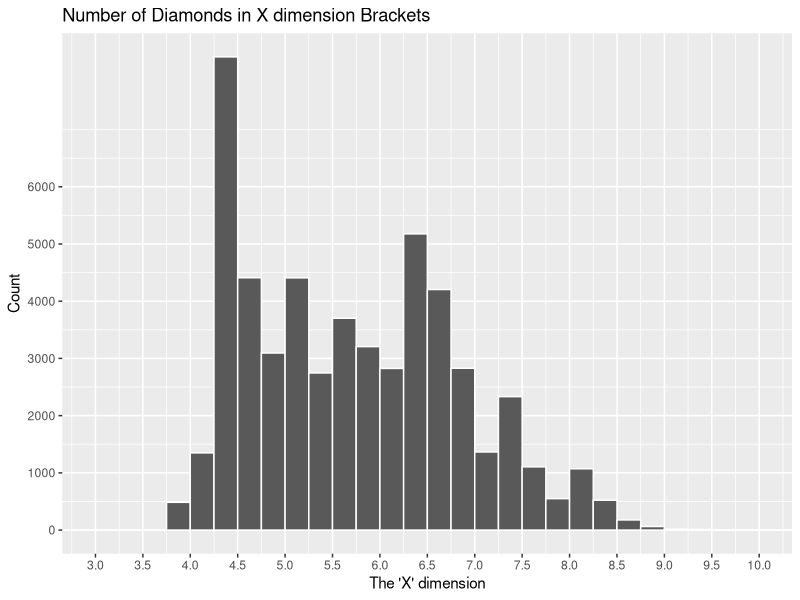
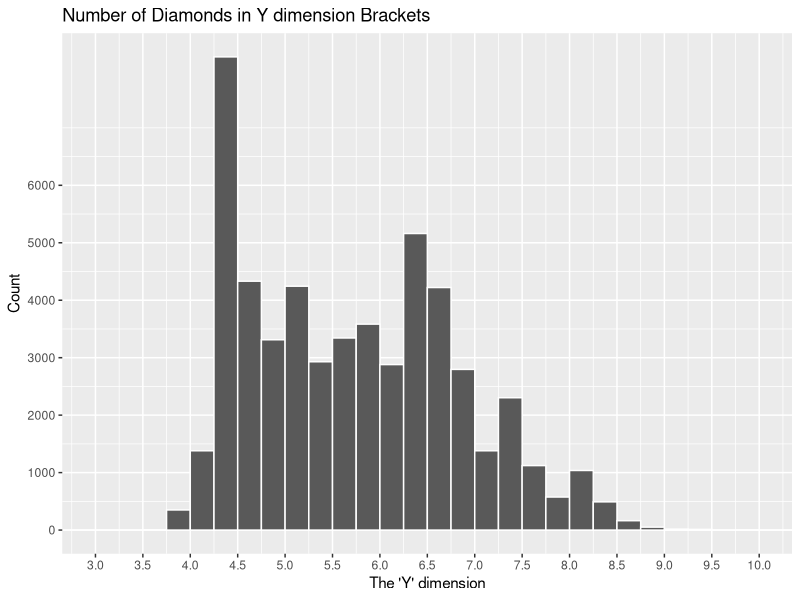
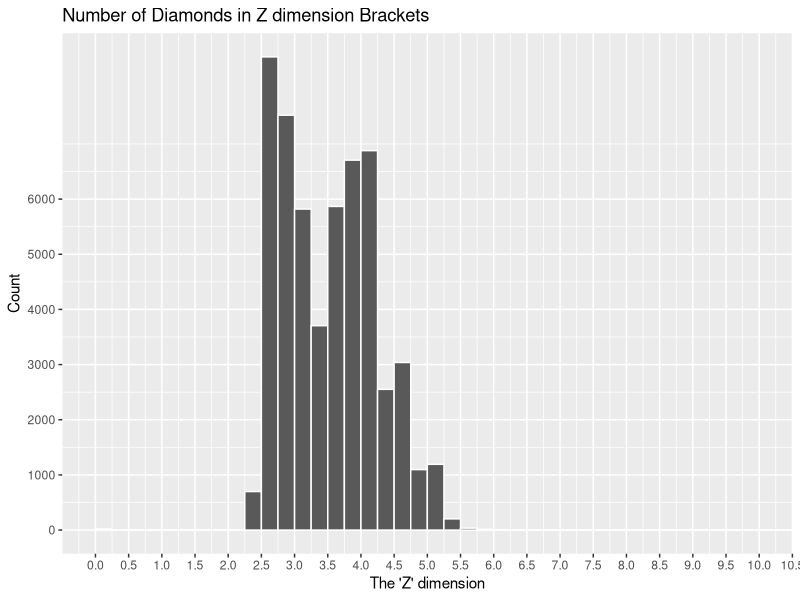
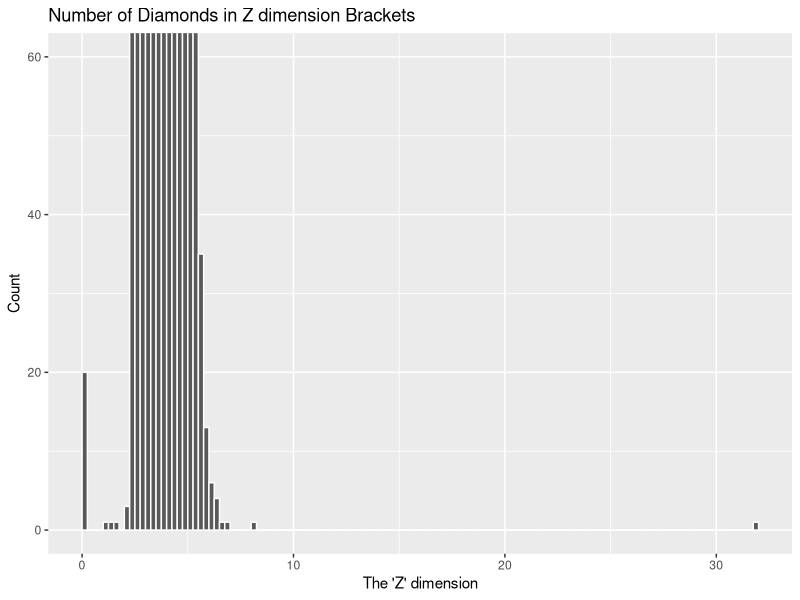
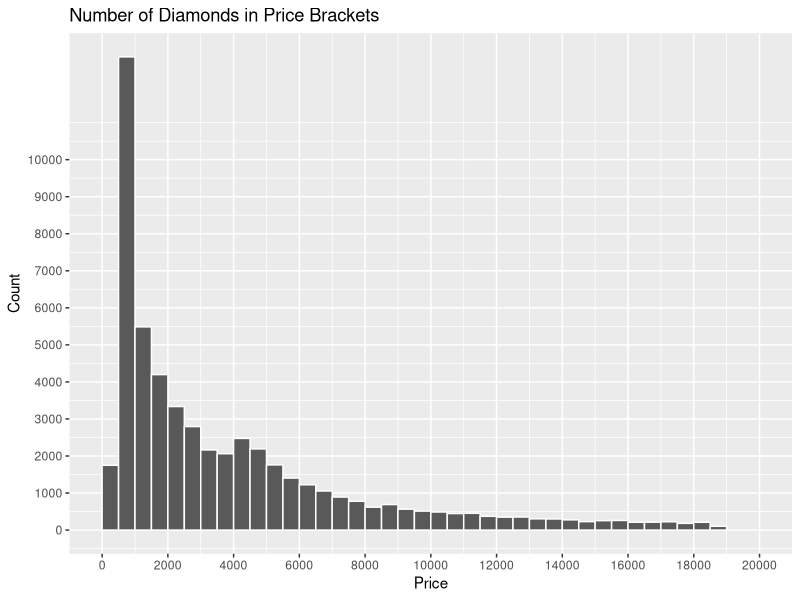
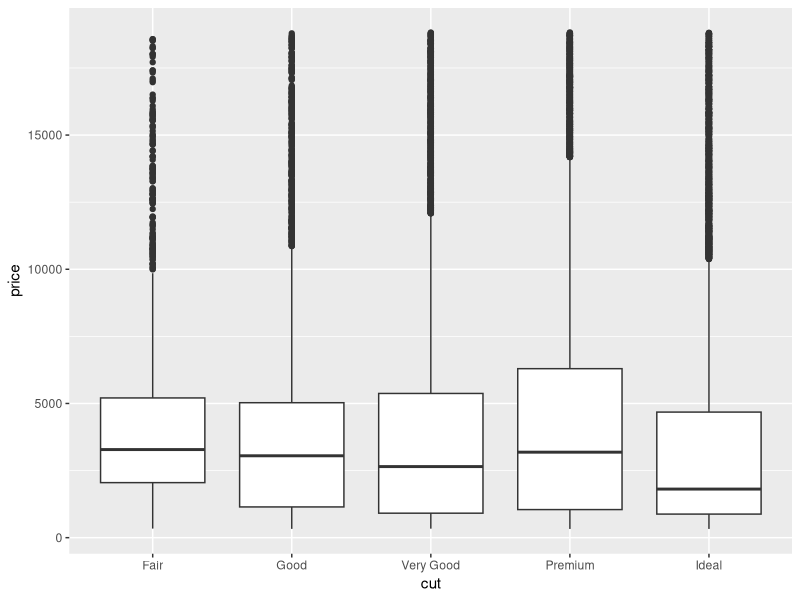
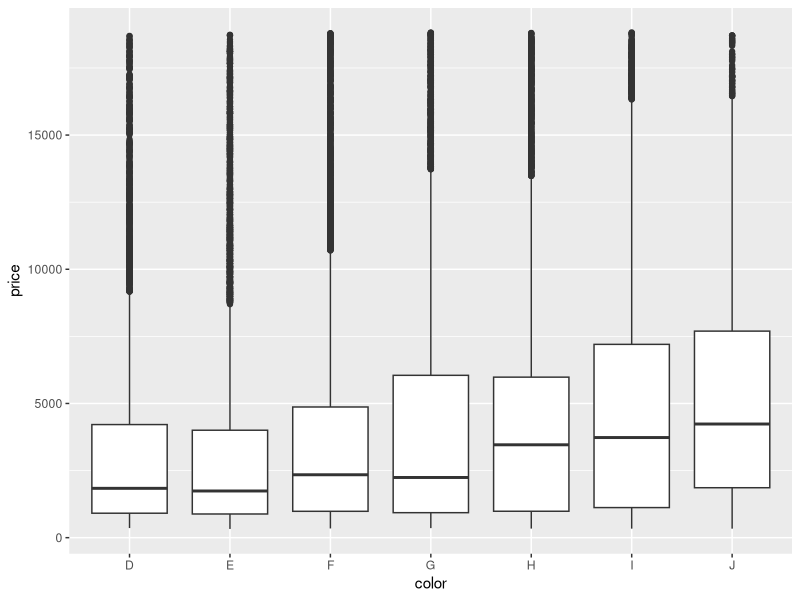
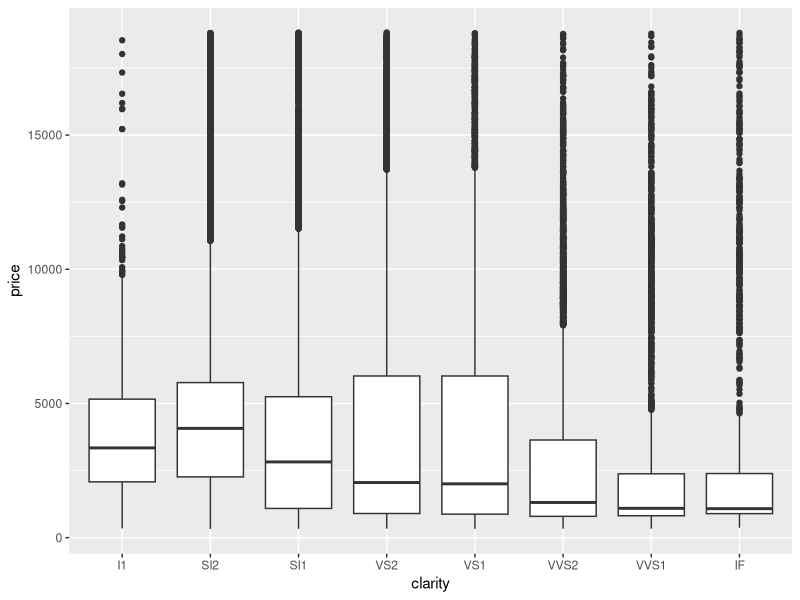

These figures' R source, in order:
#' ---
#' title: "Case Study 6 : Diamonds Are A Girl's Best Friend"
#' author: "TomHollinberger"
#' date: "10/04/2020"
#' output: 
#'  html_document: 
#'    keep_md: yes
#'    toc: TRUE
#'    toc_depth: 6
#' ---  
#' THIS RSCRIPT USES ROXYGEN CHARACTERS.  
#' YOU CAN PRESS ctrl+shift+K AND GO STRAIGHT TO A HTML.  
#' SKIPS THE HANDWORK OF CREATING A RMD, AFTER THE ORIGINAL WORK IS NONE IN A RSCRIPT.

library(tidyverse)
library(ggplot2)
library(dplyr)

#'
#'## [ ] Make visualizations to give the distribution of each of the x, y, and z variables in the diamonds data set.
#'
#'### **Graph the X dimension** with ggplot
ggplot(data = diamonds) +
  geom_histogram(mapping = aes(x = x), binwidth = .25, boundary = 0, color = "white") +
  labs(
    x = "The 'X' dimension",
    y = "Count",
    title = "Number of Diamonds in X dimension Brackets") +
    coord_cartesian(xlim = c(3,10) ) +
    scale_x_continuous(breaks = seq(from = 3.0, to = 10, by = .5)) +
    scale_y_continuous(breaks = seq(from = 0, to = 6000, by = 1000))
#'   
#' ### **Count the X dimension** frequencies with dplyr  -- 
#' #### Insights: Looks like some spurious data in 8 rows where X is between -.125 and +.125 -- likely ZERO.
#' #### Insights: Also some higher than normal values in 10.3 (2 obs), and 10.75 range.
diamonds %>%
  count(cut_width(x,1,boundary = 0))  #keep adjusting the cut_width until 10 buckets can hold the full range: only then can you see the total range of values.
  options(tibble.print_max = Inf) 

#' More detailed count, to see more than 10 buckets.  From the previous code, you know the range is 10.  If you want .25 bin width, you'll need to increase the head-count to 40 
diacount <- count(diamonds, cut_width(x,.25,boundary = 0))
head(diacount, 23)  #goes up to a max of 20, unless you use options tibble...
#' To Print more than 10 rows of a tibble from : https://cran.r-project.org/web/packages/tibble/vignettes/tibble.html
#' options(tibble.print_max = n, tibble.print_min = m)  #if there are more than n rows, print only the first m rows. Use options(tibble.print_max = Inf) to always show all rows.
#' Print All Columns 
#' options(tibble.width = Inf) # will always print all columns, regardless of the width of the screen.

diamonds %>%
  count(cut_width(x,.25, boundary = 0)) 
options(tibble.print_max = Inf)  #this appears to be a toggle on forever situation.

#'
#'### **Graph the Y dimension** with ggplot
ggplot(data = diamonds) +
  geom_histogram(mapping = aes(x = y), binwidth = .25, boundary = 0, color = "white") +
  labs(
    x = "The 'Y' dimension",
    y = "Count",
    title = "Number of Diamonds in Y dimension Brackets") +
  coord_cartesian(xlim = c(3,10) ) +
  scale_x_continuous(breaks = seq(from = 3.0, to = 10, by = .5)) +
  scale_y_continuous(breaks = seq(from = 0, to = 6000, by = 1000))
#'
#' ### **Count the Y dimension** frequencies with dplyr  -- 
#' #### Insights: Looks like some spurious data in 7 rows where y is between -.125 and +.125 -- likely ZERO.
#' #### Insights: Also some higher than normal values in 10.3, 10.5, 31.75, and 59 range.
diamonds %>%
  count(cut_width(y,.25))
#'
#'
#'### **Graph the Z dimension** with ggplot
ggplot(data = diamonds) +
  geom_histogram(mapping = aes(x = z), binwidth = .25, boundary = 0, color = "white") +
  labs(
    x = "The 'Z' dimension",
    y = "Count",
    title = "Number of Diamonds in Z dimension Brackets") +
  coord_cartesian(xlim = c(0,10) ) +
  scale_x_continuous(breaks = seq(from = 0, to = 40, by = .5)) +
  scale_y_continuous(breaks = seq(from = 0, to = 6000, by = 1000))
#'
#' ### **Count the Z dimension** frequencies with dplyr  -- 
#' #### Insights: Looks like some spurious data in 20 rows where y is between -.125 and +.125 -- likely ZERO.
#' #### Insights: Also a higher than normal value in 31.75 range.
diamonds %>%
  count(cut_width(z,.25, boundary = 0))
#'
#'### **Zoom In on y axis, Zoom out on x-axis** 
#'Zoom-in on the y axis to see the small counts, Zoom-out to full extent of x-axis values
#'
#'#### Insight: Gives a better appreciation of potential outliers.
ggplot(data = diamonds) +
  geom_histogram(mapping = aes(x = z), binwidth = .25, boundary = 0, color = "white") +
  labs(
    x = "The 'Z' dimension",
    y = "Count",
    title = "Number of Diamonds in Z dimension Brackets") +
  coord_cartesian(xlim = c(0,35) ) +
  coord_cartesian(ylim = c(0,60) ) 
#'
#' ## [ ] Explore the distribution of price. Is there anything unusual or surprising?
#' ### **Graph Price** : a Frequency Distribution of Price with ggplot
#' #### Insight: Initial count to see extent shows prices ranging from zero to $20000.
#' #### Insight: Most frequent occurrences in the 2000 and below range.  A small bump in the $5000 range.
diamonds %>%
count(cut_width(price,1000, boundary = 0))


ggplot(data = diamonds) +
  geom_histogram(mapping = aes(x = price), binwidth = 500, boundary = 0, color = "white") +   #boundary = 0 sets the bins' edges at 1000's aot the centers at 1000's,
  labs(
    x = "Price",
    y = "Count",
    title = "Number of Diamonds in Price Brackets") +
  coord_cartesian(xlim = c(0,20000) ) +
  scale_x_continuous(breaks = seq(from = 0, to = 20000, by = 2000)) +
  scale_y_continuous(breaks = seq(from = 0, to = 10000, by = 1000)) +
  theme(axis.text.x = element_text(angle = 0))

#'
#' ### **Count Price** frequencies with dplyr  -- 
#' #### Insights: Looks like some spurious data in 20 rows where y is between -.125 and +.125 -- likely ZERO.
#' #### Insights: Also a higher than normal value in 31.75 range.
diamonds %>%
  count(cut_width(price,1000, boundary = 0))  #boundary = 0 sets the bins' edges at 1000's aot the centers at 1000's, from https://www.rdocumentation.org/packages/ggplot2/versions/3.3.2/topics/cut_interval
#'
#'
#'## [ ] Can you determine what variable in the diamonds dataset is most important for predicting the price of a diamond? 

#' ### **BOXPLOT Price vs Cut** : shows very little correlation.  Flat, wobbling means.
ggplot(data = diamonds, mapping = aes(x = cut, y = price)) +
  geom_boxplot()
#'
#' ### **BOXPLOT Price vs Color** : shows a slight positive correlation, shallow up-slope of means.
ggplot(data = diamonds, mapping = aes(x = color, y = price)) +
  geom_boxplot()
#'
#' ### **BOXPLOT Price vs Clarity** : actually shows a slight negative correlation, shallow down-slope of means   
ggplot(data = diamonds, mapping = aes(x = clarity, y = price)) +
  geom_boxplot()
#'
#' ### **BOXPLOT Price vs Carat** (20 brackets w/ equal numbers of obs in each) : Shows the STRONGEST CORRELATION WITH PRICE.  For smaller carats, it shows an extremely strong positive correlation betweeen carat and price. For large carats, it shows a flat (lesser) correlation.  
ggplot(data = diamonds, mapping = aes(x = carat, y = price)) +
  geom_boxplot(mapping = aes(group = cut_number(carat, 20)))
#'
#'
#'## How is that variable (CARAT) correlated with cut? 
#'### Why does the combination of those two relationships lead to lower quality diamonds being more expensive?
#' ### **BOXPLOT Cut vs Carat** : For smaller carats, it shows an extremely strong positive correlation between carat and cut. 
#' For large carats, it shows a flat (lesser) correlation.  
#' As a result, the effect of carats is masking (or collinear with) the effect of cut. SO we need to regress the effect of carats out.
ggplot(data = diamonds, mapping = aes(x = carat, y = cut)) +
  geom_boxplot(mapping = aes(group = cut_number(carat, 20)))


#'
#' ## **Regression** to Sort Out the Collinear Effects of Carat and Cut on Price.
library(modelr)  #from textbook section 7.7

mod <- lm(log(price) ~ log(carat), data = diamonds)  #not sure why log-log, but the residuals will be sans the effect of carats.

diamonds2 <- diamonds %>%
  add_residuals(mod) %>%   #adds a column called resid to the dataframe
  mutate(resid = exp(resid))  #exponentiates resid, to reverse the effect of the log-log in the regression model, leaves it in the same column
#'
#'**Graph: Carats vs Resids  **
#'This plot shows residuals tapering smaller (thus a tighter model of/by other non-carat variables, as carats get bigger.  Probably meaning that carats' collinear effect was mostly in the smaller carats. 
ggplot(data = diamonds2) +
  geom_point(mapping = aes(x = carat, y = resid))  #this plot shows residuals tapering smaller (a tighter model of by other non-carat variables, as carats get bigger.  Probably meaning that carats' collinear effect was mostly in the smaller carats. 

#'
#'### **Graph: Cuts vs Resids  **
#'#### It shows a positive correlation, with the residual (price without the effect of carat) increasing as cut (quality) increases.
ggplot(data = diamonds2) +
  geom_boxplot(mapping = aes(x = cut, y = resid)) #using a boxplot because cut is not continuous.  It shows a positive correlation of residual (price without the effect of carat) increasing as cut (quality) increases.
#'  
#'
#'
#'## [ ] Make a visualization of carat partitioned by price.
ggplot(data = diamonds, mapping = aes(x = price, y = carat)) + 
  geom_boxplot(mapping = aes(group = cut_width(price, 1000))) +
  coord_flip() +
  labs(
    x = "Price Brackets",
    y = "carats",
    title = "Distribution of Carat sizes in Price Brackets") +
    scale_x_continuous(breaks = seq(from = 0, to = 20000, by = 1000)) +
  theme(panel.grid.major.y = element_blank())   #takes out the major horizontal white lines

#'
#'### **Graph : Distribution of Prices by Carat Brackets**
ggplot(data = diamonds, mapping = aes(x = carat, y = price)) + 
  geom_boxplot(mapping = aes(group = cut_number(carat, 4, boundary = 0))) +  #same number of obs in each of 4 brackets
#  coord_flip() +
  labs(
    x = "Carat Size Brackets",
    y = "Prices",
    title = "Distribution of Prices for Carat",
    subtitle = "4 carat-brackets with the same number of observations in each") +
    scale_x_continuous(breaks = seq(from = 0, to = 6, by = .5)) +
  scale_y_continuous(breaks = seq(from = 0, to = 20000, by = 2000)) +
  theme(panel.grid.minor.y = element_blank())   #takes out the minor horizontal white lines

#'
#'## [ ] How does the price distribution of very large diamonds compare to small diamonds? Does the data agree with your expectations?
#'### Insight :  The price range for smaller carats (the smallest quartile of carat sizes) is small. As diamonds become larger, and median price rises, the buyers become more sophisticated/discerning,
#'and the variables of cut, color, and clarity become important co-considerations.  
#'These additional variables now influence the price, causing a wider range of price outcomes seen in Carats 1.5 thru 5 (the 4th quartile of carat sizes).
#'
#'### **Graph: Price Distribution of Large Diamonds (4th Quartile of Carat Size)**
#'#### Insights : Large-sized diamonds have a very wide price-variability, compared to small diamonds. Range is about $19000.  Skewed right, with a Median of about $8,500.
large <- diamonds %>%
  filter(carat > 1.04)  #this is the break at Q3 from summary
ggplot(data = large, mapping = aes(x = price, color = "white")) + 
  geom_histogram(binwidth = 100, boundary = 0, color = "white") +
  labs(
    x = "Price",
    y = "Number of Observations",
    title = "Large Size (>75th pctl) :  Distribution of Prices") +  
  theme_bw() 
#'
#'
#'### **Graph: Price Distribution of Small Diamonds**
#'#### Insights : Small-sized diamonds have a narrow price-variability, compared to large diamonds.  Range is about $1500. Not very skewed, with a median of about $750
small <- diamonds %>%
  filter(carat < .4)   #this is Q1 from summary
ggplot(data = small, mapping = aes(x = price, color = "white")) + 
  geom_histogram(binwidth = 100, boundary = 0, color = "white") +
  labs(
    x = "Price",
    y = "Number of Observations",
    title = "Small Size (<25th pctl) :  Distribution of Prices") +  
  theme_bw() 


#'
#'
#'## [ ] Visualize a combined distribution of cut, carat, and price.
#'### **Smoke-Trail Graph** :  The horizontal trail of smoke give a sense of the relationship of Carats and Prices for each Cut (facet).
#'The height of the smoke-trail shows the size (Carat).  Surprisingly, lower quality cuts often have larger sizes (carats) than high quality cuts. 
#'The slope and tightness of the smoke-trail indicates the strength of relationship between Carats and Price.
#'Comparing one facet to another, you can see that Better Cuts (Premium and Ideal) have a wider distribution of prices, than Good and Fair Cuts.   

ggplot(data = diamonds) +
  geom_point(mapping = aes(x = price, y = carat), alpha = 3 / 100) +
  facet_wrap(~ cut, ncol = 1) +
  labs(
    x = "Price",
    y = "Size (Carat)",
    title = "Price by Size, for each Cut") +  
  theme(panel.grid.minor.y = element_blank())   #takes out the minor horizontal white lines


#' ### **Graph: Price vs Carat SCATTERPLOT** : shows a strong correlation in the lower carats (weights), but become very broad in the higher carats and higher price.
ggplot(data = diamonds, mapping = aes(x = carat, y = price)) +
  geom_point()
#'
#'
#' ### **Graph: Price vs Face Area (X+Y)/2** : This proxy calculation for area takes out the geometric effect of multiplying x & y.
#' ### It shows the STRONGEST correlation -- meaning IT'S ABOUT THE SIZE.
ggplot(data = diamonds, mapping = aes(x = (x+y)/2, y = price)) +
  geom_point() +
  coord_cartesian(xlim = c(3,11) ) +
  scale_x_continuous(breaks = seq(from = 3, to = 11, by = 2))
#'
#'## **Bottomline**
#'In reality the driver is carats (size) because that's what people see/understand the most.  It has the curb appeal.  The naked-eye can't really discern between cut, color, or clarity unless they know what to look for and are within a foot or two, which most observers will never be.  The people who care about cut, color, and clarity are salesmen and investors.  Not people who are in love and just want to prove it with a visible expression; i.e., a big diamond.  

